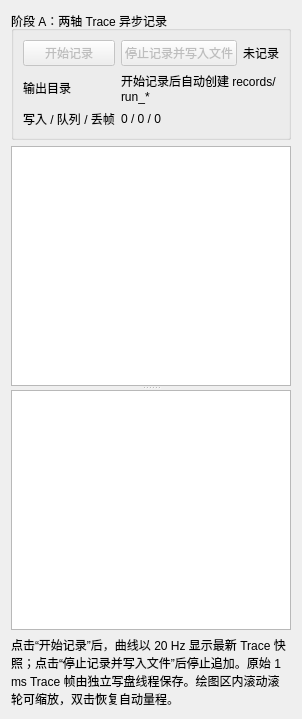
       <widget class="QWidget" name="telemetryTab">
        <attribute name="title">
         <string>数据记录与曲线</string>
        </attribute>
        <layout class="QVBoxLayout" name="telemetryLayout">
         <item>
          <widget class="QGroupBox" name="telemetryRecordGroup">
           <property name="title">
            <string>阶段 A：两轴 Trace 异步记录</string>
           </property>
           <layout class="QGridLayout" name="telemetryRecordLayout">
            <item row="0" column="0">
             <widget class="QPushButton" name="startRecordingButton">
              <property name="enabled">
               <bool>false</bool>
              </property>
              <property name="text">
               <string>开始记录</string>
              </property>
             </widget>
            </item>
            <item row="0" column="1">
             <widget class="QPushButton" name="stopRecordingButton">
              <property name="enabled">
               <bool>false</bool>
              </property>
              <property name="text">
               <string>停止记录并写入文件</string>
              </property>
             </widget>
            </item>
            <item row="0" column="2">
             <widget class="QLabel" name="recordingStateValueLabel">
              <property name="text">
               <string>未记录</string>
              </property>
             </widget>
            </item>
            <item row="1" column="0">
             <widget class="QLabel" name="recordPathLabel">
              <property name="text">
               <string>输出目录</string>
              </property>
             </widget>
            </item>
            <item row="1" column="1" colspan="2">
             <widget class="QLabel" name="recordPathValueLabel">
              <property name="text">
               <string>开始记录后自动创建 records/run_*</string>
              </property>
              <property name="wordWrap">
               <bool>true</bool>
              </property>
             </widget>
            </item>
            <item row="2" column="0">
             <widget class="QLabel" name="recordStatsLabel">
              <property name="text">
               <string>写入 / 队列 / 丢帧</string>
              </property>
             </widget>
            </item>
            <item row="2" column="1" colspan="2">
             <widget class="QLabel" name="recordStatsValueLabel">
              <property name="text">
               <string>0 / 0 / 0</string>
              </property>
             </widget>
            </item>
           </layout>
          </widget>
         </item>
         <item>
          <widget class="QSplitter" name="telemetryPlotSplitter">
           <property name="orientation">
            <enum>Qt::Orientation::Vertical</enum>
           </property>
           <property name="childrenCollapsible">
            <bool>false</bool>
           </property>
            <widget class="ZoomableChartView" name="positionChartView">
             <property name="toolTip">
              <string>鼠标滚轮以光标位置为中心缩放横纵坐标；双击恢复自动量程。</string>
             </property>
            <property name="minimumSize">
             <size>
              <width>0</width>
              <height>240</height>
             </size>
            </property>
           </widget>
            <widget class="ZoomableChartView" name="followingErrorChartView">
             <property name="toolTip">
              <string>鼠标滚轮以光标位置为中心缩放横纵坐标；双击恢复自动量程。</string>
             </property>
            <property name="minimumSize">
             <size>
              <width>0</width>
              <height>240</height>
             </size>
            </property>
           </widget>
          </widget>
         </item>
         <item>
          <widget class="QLabel" name="telemetryHintLabel">
           <property name="text">
             <string>点击“开始记录”后，曲线以 20 Hz 显示最新 Trace 快照；点击“停止记录并写入文件”后停止追加。原始 1 ms Trace 帧由独立写盘线程保存。绘图区内滚动滚轮可缩放，双击恢复自动量程。</string>
           </property>
           <property name="wordWrap">
            <bool>true</bool>
           </property>
          </widget>
         </item>
        </layout>
       </widget>
